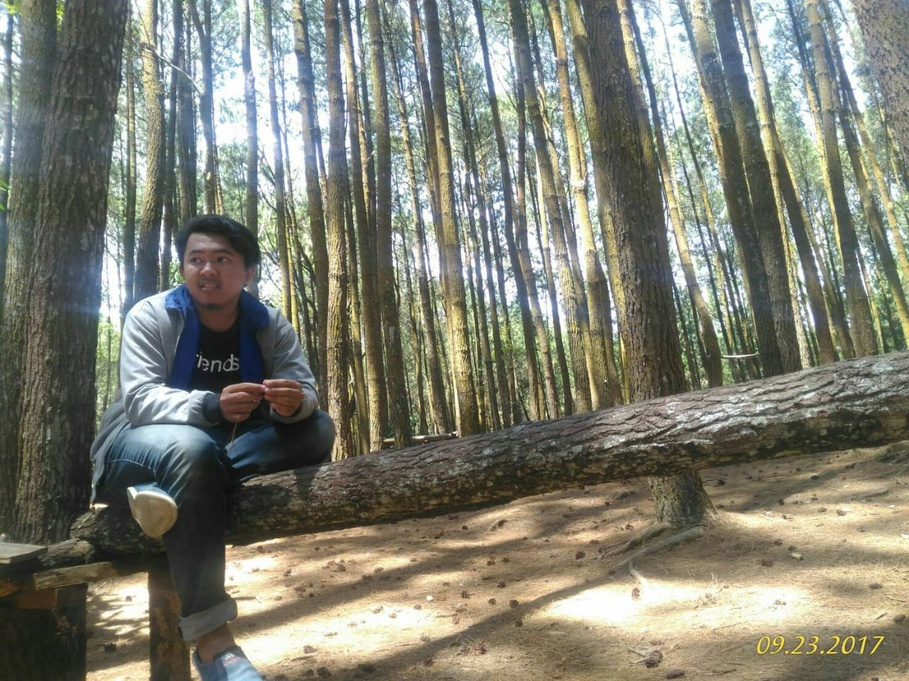
%> input picture pcd/foto/faul.jpg, 909 x 681 px, shrunk from 1280 x 960 before the run
$ octave PerataanHistogram.m   (GNU Octave 9; MATLAB toolbox functions it lacks are replaced by stand-ins)
%> lines starting %> are read from the running program, lines starting %| are printed output that depends on the picture
faul = imread('foto\faul.jpg');
%> faul is the input picture: size 681x909x3 uint8; mean R, G, B 126.4, 127.3, 114.4
rio = imread('foto\rio.jpeg');
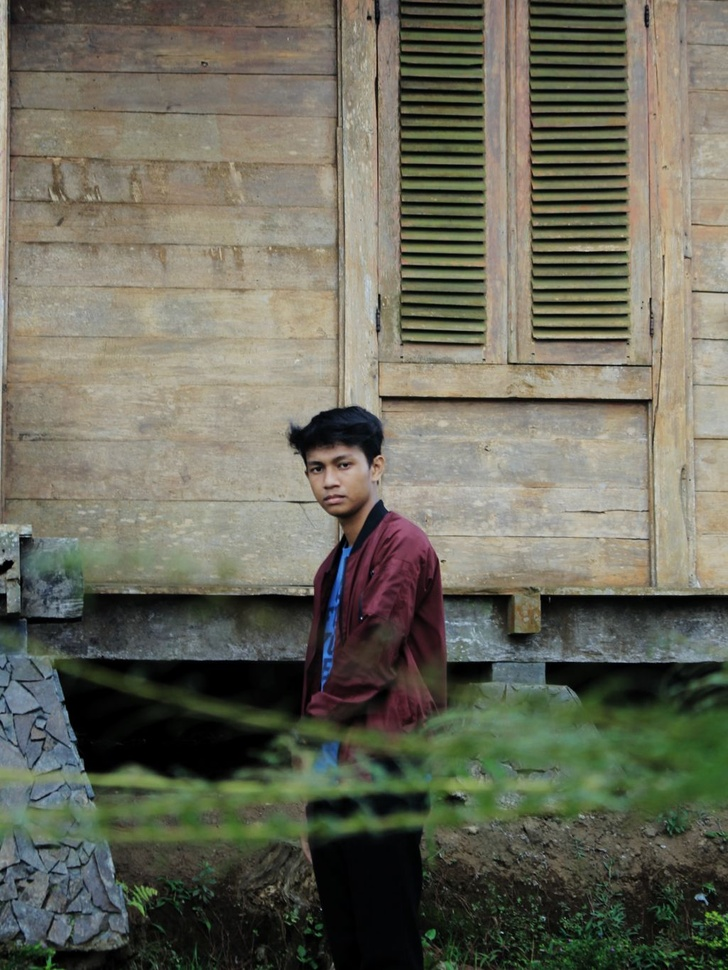
%> input picture pcd/foto/rio.jpeg, 728 x 970 px, shrunk from 1025 x 1366 before the run
%> rio is the input picture: size 970x728x3 uint8; mean R, G, B 104.9, 104.4, 90

faulgray = rgb2gray(faul);
riogray = rgb2gray(rio);
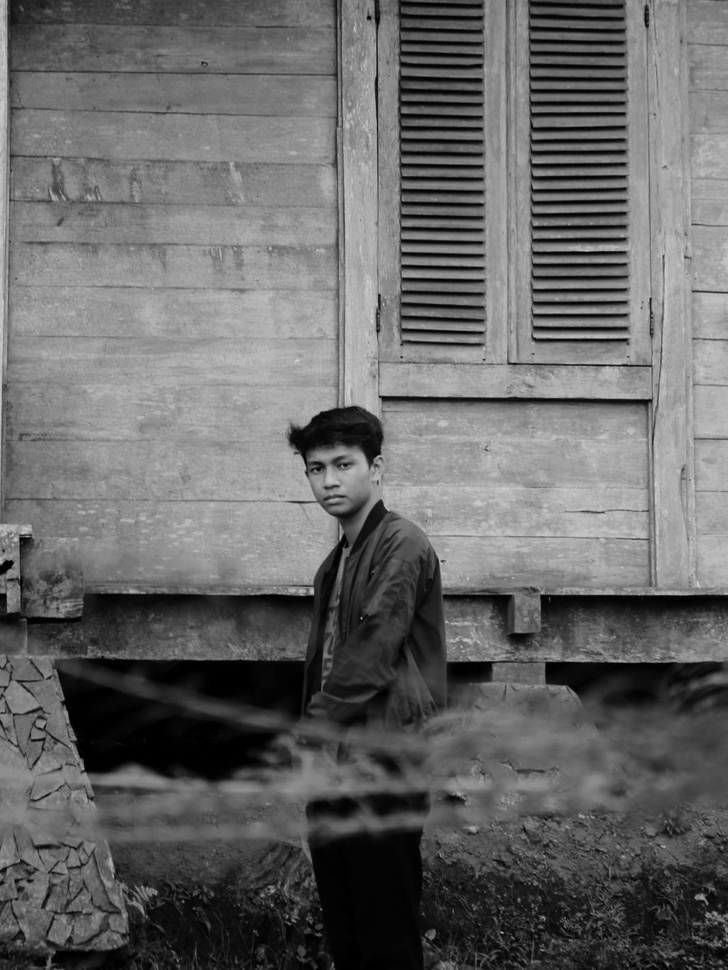
%> riogray: size 970x728 uint8; min 0, max 213, mean 102.9

histeqfaul = histeq(faulgray);
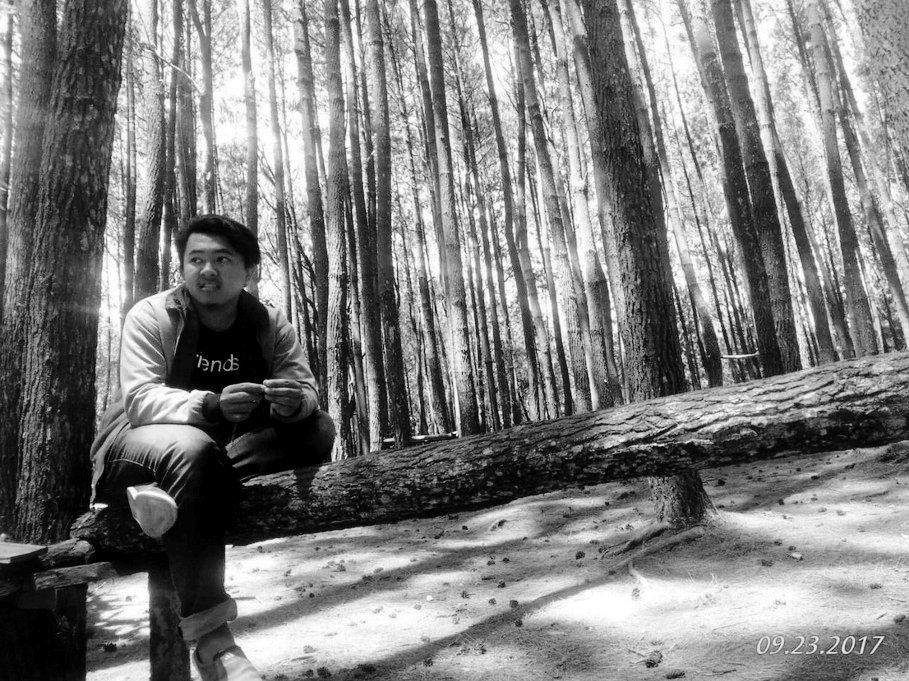
%> histeqfaul: size 681x909 uint8; min 0, max 255, mean 126.2
histeqrio = histeq(riogray);
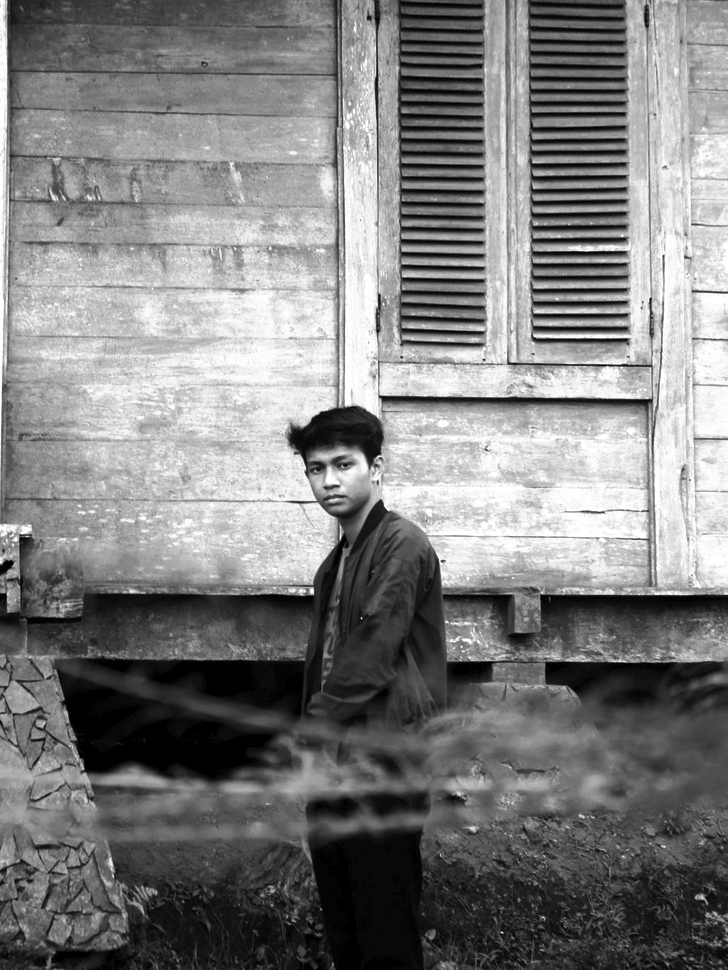
%> histeqrio: size 970x728 uint8; min 0, max 255, mean 126.3

figure(1);
subplot(2,3,1),imshow(faul),title('Citra Asli Faul');
subplot(2,3,2),imshow(faulgray),title('Citra Gray Faul');
subplot(2,3,3),imshow(histeqfaul),title('Citra Histogram Faul');

subplot(2,3,5),imhist(faulgray),title('Histogram Gray Faul');
subplot(2,3,6),imhist(histeqfaul),title('Perataan Histogram Faul');
%> after `title('Perataan Histogram Faul')`:
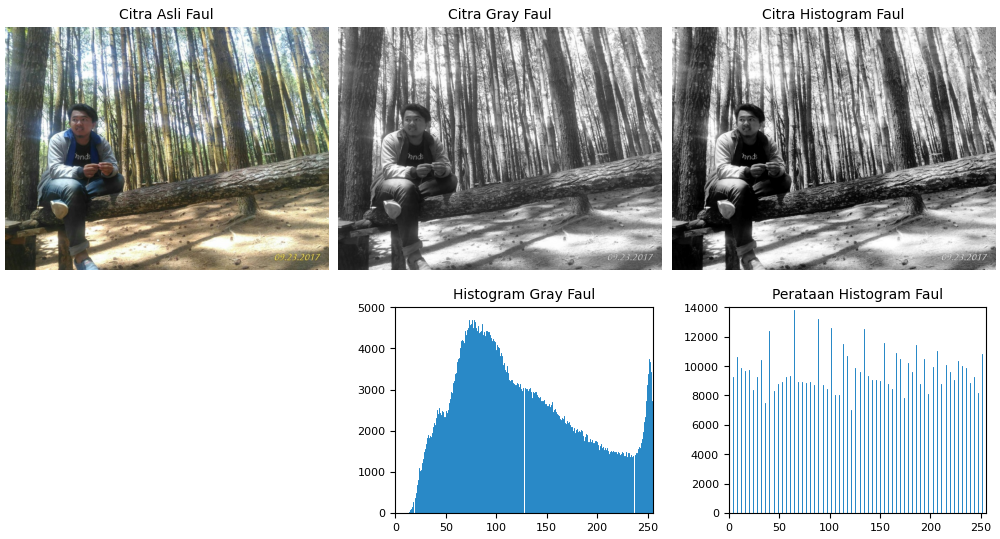
%> figure redrawn from the program's plot data, 5 panels


figure(2);
subplot(2,3,1),imshow(rio),title('Citra Asli Rio');
subplot(2,3,2),imshow(riogray),title('Citra Gray Rio');
subplot(2,3,3),imshow(histeqrio),title('Citra Histogram Rio');

subplot(2,3,5),imhist(riogray),title('Histogram Gray Rio');
subplot(2,3,6),imhist(histeqrio),title('Perataan Histogram Rio');
%> after `title('Perataan Histogram Rio')`:
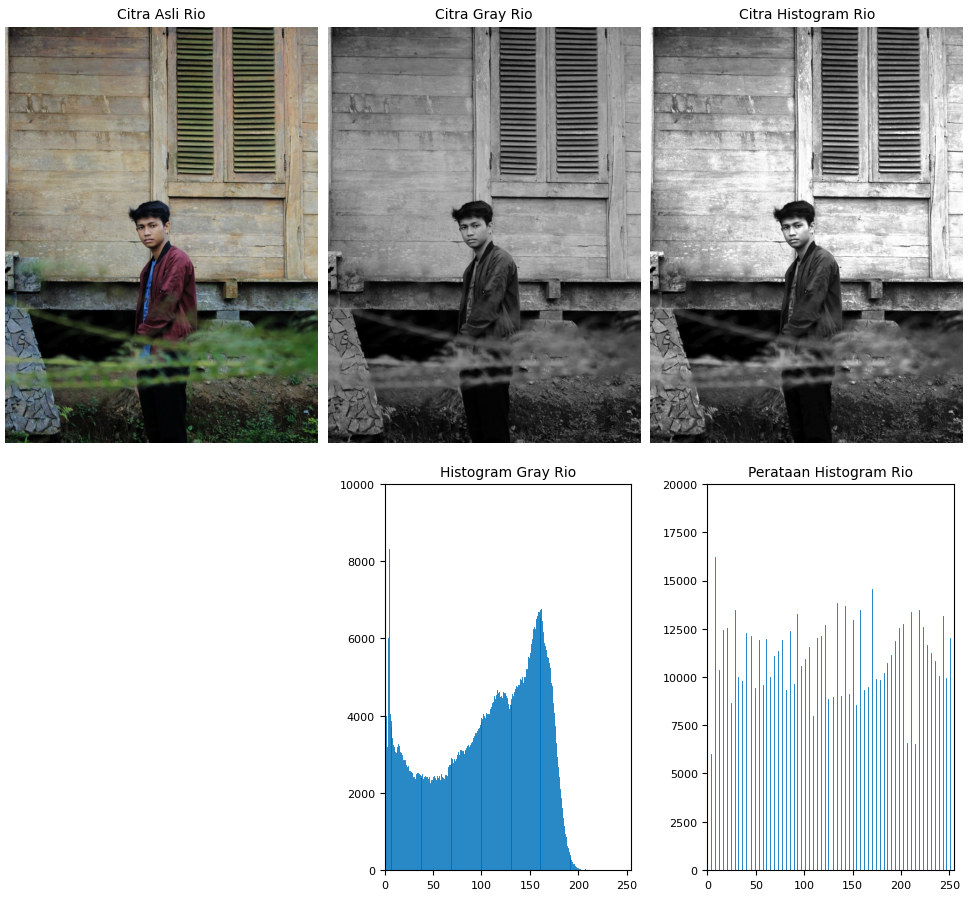
%> figure redrawn from the program's plot data, 5 panels
